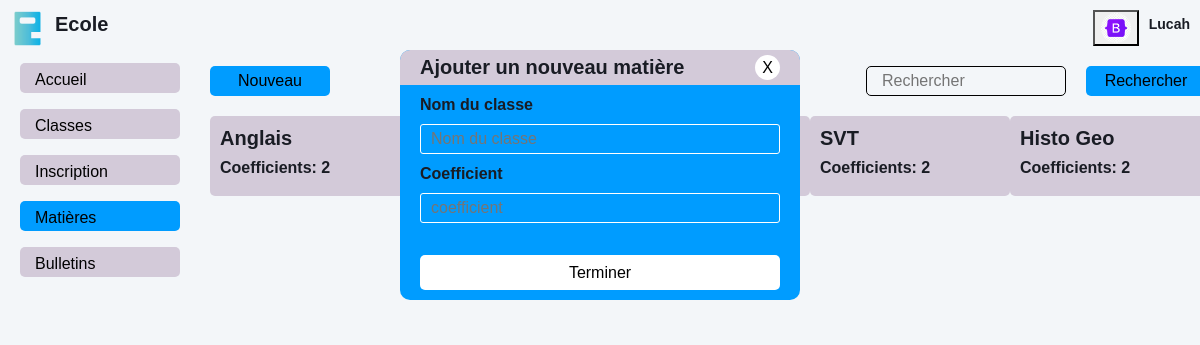
The app's page /matieres/add.php (signed in) with its own data.
### tables this page shows
CREATE TABLE `responsable` (
  `responsable_id` int(10) NOT NULL AUTO_INCREMENT,
  `nom_responsable` varchar(100) NOT NULL,
  `prenom_responsable` varchar(100) NOT NULL,
  `username` varchar(100) NOT NULL,
  `password` varchar(100) DEFAULT NULL,
  `compte` varchar(100) NOT NULL,
  `image` varchar(100) DEFAULT NULL,
  PRIMARY KEY (`responsable_id`),
  UNIQUE KEY `username` (`username`)
);

CREATE TABLE `matieres` (
  `matiere_id` int(10) NOT NULL AUTO_INCREMENT,
  `nom_matiere` varchar(100) NOT NULL,
  `coefficient` int(5) DEFAULT NULL,
  `classe` int(10) DEFAULT NULL,
  PRIMARY KEY (`matiere_id`)
);

### matieres/add.php (the view, shortened to what this page needs)
<?php
    require "../back/database.php";
     $sql = "SELECT matiere_id, nom_matiere, coefficient FROM matieres";
     $stmt_matieres = $pdo->query($sql);
     $matieres = $stmt_matieres->fetchAll();
    $sql_compte = "SELECT image FROM responsable WHERE responsable_id = ?";
    $stmt_compte = $pdo->prepare($sql_compte);
    $stmt_compte->execute([$_SESSION['responsable_id']]);
    $comptes = $stmt_compte->fetchAll();
?>
<!DOCTYPE html>
<html lang="en">
<head>
    <link href="../assets/css/bootstrap.min.css" rel="stylesheet">
    <link href="../assets/css/style.css" rel="stylesheet">
</head>
<body>
    <div class="modal-add">
        <form action="../back/matieres/addMatiere.php" class="add-content" method="POST" style="height: 250px;">
            <div class="tp-add">
                <div class="ttl">
                    <h1>Ajouter un nouveau matière</h1>
                </div>
                <div class="close">
                    <a href="./index.php">X</a>
                </div>
            </div>
            <div class="bd-add">
                <div class="form-group">
                    <div class="label">
                        <h4>Nom du classe</h4>
                    </div>
                    <div class="input">
                        <input type="text" name="nom_matiere" placeholder="Nom du classe" required>
                    </div>
                </div>
                <div class="form-group">
                    <div class="label">
                        <h4>Coefficient</h4>
                    </div>
                    <div class="input">
                        <input type="number" name="coefficient" placeholder="coefficient" required>
                    </div>
                </div>
                <div class="form-submit">
                    <button type="submit" name="enregistrer">Terminer</button>
                </div>
            </div>
        </form>
    </div>
    <nav class="navbar navbar-expand sticky-top" style="display: flex; justify-content: space-between; margin: 0; padding: 10px">
            <a  href="./home.php" class="text-primary" style="display: flex; gap: 10px; align-items: center">
                <img src="../assets/img/logo-ecole.png" alt="logo" style="width: 35px">
                <h3 style="font-size: 20px">Ecole</h3>
            </a>
            <div class="menu">
                <?php foreach ( $comptes as $compte ): ?>
                    <button class="btn-menu" id="menu">
                        <?php if (!empty($compte['image'])): ?>
                            <img src="../assets/img/<?= $compte['image'] ?>" alt="Image" width="25">
                        <?php else: ?>
                            M
                        <?php endif; ?>
                    </button>
                <?php endforeach; ?>
                <div class="menu-name">
                <h4><?= $_SESSION['username'] ?></h4>
                </div>
            </div>
    </nav>
    <div class="container-xxl position-relative d-flex p-0" style="margin-top: 100px;">
    <div class="sidebar" style="width: 200px; padding: 0 20px;">
        <nav class="navbar bg-light">
            <div class="navbar-nav w-100" style="margin-top: 25px">
                <ul>
                    <li><a href="../home.php" class="nav-link">Accueil</a></li>
                    <li><a href="../classes" class="nav-link ">Classes</a></li>
                    <li><a href="./inscription.php" class="nav-link">Inscription</a></li>
                    <li><a href="./" class="nav-link active">Matières</a></li>
                    <li><a href="index.php" class="nav-link">Bulletins</a></li>
                </ul>
            </div>
        </nav>
    </div>
    <div class="col-right">
            <div class="tp">
                <div class="add">
                    <a href="./add.php" class="btn-add">Nouveau</a>
                </div>
                <div class="search">
                    <form action="">
                        <input type="text" placeholder="Rechercher">
                        <button type="submit">Rechercher</button>
                    </form>
                </div>
            </div>
            <div class="bd">
                <div class="carousel-item" style="display: block;">
                    <div class="d-block w-100">
                        <div class="items">
                            <?php if (count($matieres) > 0):  ?>
                                <?php  foreach ( $matieres as $matiere ): ?>
                                    <a href="#">
                                        <div class="card">
                                            <div class="card-body">
                                                <div class="card-title">
                                                    <h3><?= $matiere['nom_matiere'] ?></h3>
                                                    <h4>Coefficients: <?= $matiere['coefficient'] ?></h4>
                                                </div>
                                            </div>
                                        </div>
                                    </a>
                                <?php  endforeach; ?>
                            <?php else: ?>
                                <h5>Aucun matière trouvé</h5>
                            <?php endif; ?>
                        </div>
                    </div>
                </div>
                </div>
        </div>
</body>
</html>

### assets/css/style.css (style rules this page uses)
:root { --primary: #009CFF; --light: #F3F6F9; --dark: #191C24; }
.modal-add { position: absolute; width: 100%; display: flex; justify-content: center; z-index: 9; }
.modal-add .add-content { opacity: 0; position: relative; top: 50px; width: 400px; height: auto; min-height: 200px; background: #009CFF; border-radius: 10px; overflow: hidden; transition: 1s ease-in-out; }
.modal-add .add-content .tp-add { display: flex; justify-content: space-between; width: 100%; height: 35px; background: #d3cad9; padding: 5px 20px; }
.modal-add .add-content .tp-add .ttl h1 { font-size: 20px; }
.modal-add .add-content .tp-add .close { width: 25px; }
.modal-add .add-content .tp-add .close a { width: 100%; height: 25px; background: #fff; color: #000; border-radius: 50%; display: flex; justify-content: center; align-items: center; text-decoration: none; }
.modal-add .add-content .bd-add { padding: 10px 20px; }
.modal-add .add-content .bd-add .form-group { margin-bottom: 10px; }
.modal-add .add-content .bd-add .form-group .label h4 { font-size: 16px; }
.modal-add .add-content .bd-add .form-group .input { margin-top: 10px; }
.modal-add .add-content .bd-add .form-group .input input, .modal-add .add-content .bd-add .form-group .select select { width: 100%; height: 30px; background: none; border: 1px solid #fff; padding: 5px 10px; color: #fff; outline: none; border-radius: 3px; }
.modal-add .add-content .bd-add .form-submit { position: absolute; width: 90%; bottom: 0; margin-bottom: 10px; }
.modal-add .add-content .bd-add .form-submit button { width: 100%; height: 35px; background: #fff; border: 0; border-radius: 5px; transition: .5s ease-in-out; }
.tp a.btn-add { display: flex; justify-content: center; align-items: center; width: 120px; height: 30px; background: #009CFF; border: none; border-radius: 5px; color: #000; text-decoration: none; }
.sidebar { position: fixed; top: 30px; left: 0; bottom: 0; width: 200px; height: 100vh; overflow-y: auto; transition: 0.5s; z-index: 999; padding: 0 20px; }
@media (min-width: 992px) { .sidebar { margin-left: 0; } }
.navbar.navbar-expand .menu { display: flex; align-items: center; gap: 10px; }
.navbar.navbar-expand .menu button.btn-menu img { width: 30px; height: 30px; border-radius: 50%; }
.navbar.navbar-expand .menu .menu-name { height: 25px; display: flex; }
.navbar.navbar-expand .menu .menu-name h4 { font-size: 14px; }
.sidebar .navbar-nav ul { list-style: none; padding-left: 0; }
.sidebar .navbar-nav .nav-link { height: 30px; padding: 5px 15px; color: #000; font-weight: 500; outline: none; background: #d3cad9; margin-bottom: 1rem; border-radius: 5px; }
.sidebar .navbar-nav .nav-link:hover, .sidebar .navbar-nav .nav-link.active { background: #009CFF; }
.col-right { position: relative; width: 83%; top: -90px; left: 210px; }
.tp { display: flex; justify-content: space-between; }
.tp .search form { display: flex; gap: 20px; }
.tp .search form input { width: 200px; height: 30px; background: none; border: 1px solid #000; padding: 5px 15px; border-radius: 5px; outline: none; }
.tp .search form button { width: 120px; height: 30px; background: #009CFF; border-radius: 5px; border: 0; }
.bd { margin-top: 20px; }
.bd .items { display: grid; grid-template-columns: repeat(5, 1fr); }
.bd .items .card { width: 200px; height: 80px; background: #d3cad9; padding: 10px; border-radius: 5px; transition: .5s ease-in-out; margin-bottom: 10px; z-index: 5; border: 0; }
.bd .items .card .card-body { padding: 0; }
.bd .items .card h3 { font-size: 20px; }
.bd .items .card h4 { font-size: 16px; }
.carousel-item { transition: 1s ease-in-out; }

### records on screen
responsable: image (picture)
matieres: nom_matiere "Anglais", coefficient "2"
matieres: nom_matiere "SVT", coefficient "2"
matieres: nom_matiere "Histo Geo", coefficient "2"

### other values on screen
$_SESSION['username'] "Lucah"
